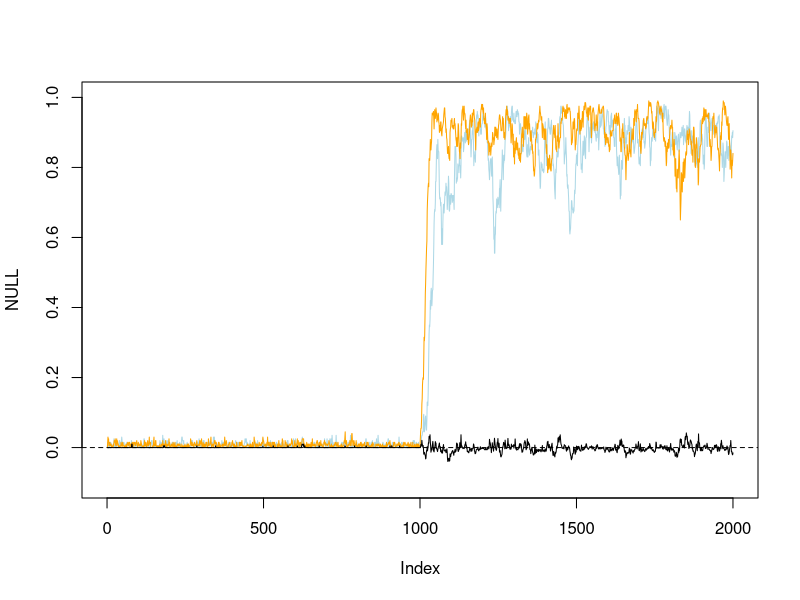

Source code (R):
# List of functions to simulate single locus bi-allelic population genetics model
# Sylvain Glémin 2023
# sylvain.glemin@univ-rennes.fr



# Notation
# Gametes 1:A0B0 2:A0B1 3:A1B0 4:A1B1
# Genotypes noted G11 = A0A0;B0B0 etc...
# Vector of genotypes geno=c(G11,G12,G13,G14,G22,G23,G24,G33,G34,G44)

# G11 A0A0;B0B0   1
# G12 A0A0;B1B0   1 + hb*sb
# G13 A0A1;B0B0   1 + ha*sa   
# G14 A0A1;B0B1   1 + ha*sa + hb*sb + ehh
# G22 A0A0;B1B1   1 + sb
# G23 A0A1;B0B1   1 + ha*sa + hb*sb + ehh
# G24 A0A1;B1B1   1 + ha*sa + sb + ehb
# G33 A1A1;B0B0   1 + sa
# G34 A1A1;B0B1   1 + sa + hb*sb + eah
# G44 A1A1;B1B1   1 + sa + sb + eab



########################### #
# Life cycle functions ######
########################### #



##################### MUTATION  #########################################
#' @title mutation
#' @description Function that return the genotype frequencies after mutation
#' Multiple mutation are not allowed
#' @param geno: a vector of the three genotype frequencies
#' @param mu11: mutation rate from A0 to A1
#' @param mu12: mutation rate from A1 to A0
#' @param mu21: mutation rate from B0 to B1
#' @param mu22: mutation rate from B1 to B0
#' @return the genotype frequencies after mutation
mutation <- function(geno,mu11,mu12,mu21,mu22){
  # Before mutation
  G11 <- geno[1]
  G12 <- geno[2]
  G13 <- geno[3]
  G14 <- geno[4]
  G22 <- geno[5]
  G23 <- geno[6]
  G24 <- geno[7]
  G33 <- geno[8]
  G34 <- geno[9]
  G44 <- geno[10]
  # After mutation
  g11 <- G11*(1-2*mu11-2*mu21) + G12*mu22 + G13*mu12
  g12 <- G12*(1-2*mu11-mu21-mu22) + G11*2*mu21 + G14*mu12 + G22*2*mu22 + G23*mu12
  g13 <- G13*(1-mu11-mu12-2*mu21) + G11*2*mu11 + G14*mu22 + G23*mu22 + G33*2*mu12
  g14 <- G14*(1-mu11-mu12-mu21-mu22) + G12*mu11 + G13*mu21 + G24*mu22 + G34*mu12
  g22 <- G22*(1-2*mu11-2*mu22) + G12*mu21 + G24*mu12
  g23 <- G23*(1-mu11-mu12-mu21-mu22) + G12*mu11 + G13*mu21 + G24*mu22 + G34*mu12
  g24 <- G24*(1-mu11-mu12-2*mu22)  + G14*mu21 + G22*2*mu11 + G23*mu21 + G44*2*mu12
  g33 <- G33*(1-2*mu12-2*mu21) + G13*mu11 + G34*mu22
  g34 <- G34*(1-2*mu12-mu21-mu22) + G14*mu11 + G23*mu11 + G33*2*mu21 + G44*2*mu22
  g44 <- G44*(1-2*mu12-2*mu22) + G24*mu11 + G34*mu21
  newgeno <- c(g11,g12,g13,g14,g22,g23,g24,g33,g34,g44)
  return(newgeno)
}


###################### REPRODUCTION  #######################################
#' @title reproduction
#' @description Function that return the genotype frequencies after reproduction where selfing is allowed
#' @param geno: vector of genotype frequencies
#' @param self: selfing rate
#' @param rec: recombination rate
#' @return the genotype frequencies after reproduction

# Equation from Hedrick 1980 (Genetics 94: 791-808)
reproduction <- function(geno,self,rec, migr=0, pop_source=c(1,0,0,0,0,0,0,0,0,0)) {  
  #Before reproduction
  G11 <- geno[1]
  G12 <- geno[2]
  G13 <- geno[3]
  G14 <- geno[4]
  G22 <- geno[5]
  G23 <- geno[6]
  G24 <- geno[7]
  G33 <- geno[8]
  G34 <- geno[9]
  G44 <- geno[10]
  X1 <- G11 + (G12+G13+G14)/2 - rec*(G14-G23)/2
  X2 <- G22 + (G12+G23+G24)/2 + rec*(G14-G23)/2
  X3 <- G33 + (G13+G23+G34)/2 + rec*(G14-G23)/2
  X4 <- G44 + (G14+G24+G34)/2 - rec*(G14-G23)/2
  # after migration contact
  X1 <- (1-migr)*X1 + (migr)*1
  X2 <- (1-migr)*X2 + (migr)*0
  X3 <- (1-migr)*X3 + (migr)*0
  X4 <- (1-migr)*X4 + (migr)*0
  # After reproduction
  g11 <- self*(G11+(G12+G13+G23*rec^2+G14*(1-rec)^2)/4) + (1-self)*X1^2
  g22 <- self*(G22+(G12+G24+G14*rec^2+G23*(1-rec)^2)/4) + (1-self)*X2^2
  g33 <- self*(G33+(G13+G34+G14*rec^2+G23*(1-rec)^2)/4) + (1-self)*X3^2
  g44 <- self*(G44+(G24+G34+G23*rec^2+G14*(1-rec)^2)/4) + (1-self)*X4^2
  g12 <- self*(G12+rec*(1-rec)*(G14+G23))/2 + (1-self)*2*X1*X2
  g13 <- self*(G13+rec*(1-rec)*(G14+G23))/2 + (1-self)*2*X1*X3
  g24 <- self*(G24+rec*(1-rec)*(G14+G23))/2 + (1-self)*2*X2*X4
  g34 <- self*(G34+rec*(1-rec)*(G14+G23))/2 + (1-self)*2*X3*X4
  g14 <- self*(G14*(1-rec)^2+G23*rec^2)/2 + (1-self)*2*X1*X4
  g23 <- self*(G23*(1-rec)^2+G14*rec^2)/2 + (1-self)*2*X2*X3
  newgeno <- c(g11,g12,g13,g14,g22,g23,g24,g33,g34,g44)
  return(newgeno)
}



##################### SELECTION   #########################################
#' @title selection
#' @description Function that return the genotype frequencies after selection
#' @param geno: vector of the three genotype frequencies
#' @param fit: vector of fitness
#' @return the genotype frequencies after selection

selection <- function(geno,fit) {
  geno.sel <- geno * fit
  return(geno.sel/sum(geno.sel))
}

# Function to set fitness matrix from selecion,dominance and epistasis coefficients#
# The fitness matrix can also be set manually #
fitness <- function(ha,sa,hb,sb,ehh,eah,ehb,eab){
  c(1,
    1 + hb*sb,
    1 + ha*sa,   
    1 + ha*sa + hb*sb + ehh,
    1 + sb,
    1 + ha*sa + hb*sb + ehh,
    1 + ha*sa + sb + ehb,
    1 + sa,
    1 + sa + hb*sb + eah,
    1 + sa + sb + eab  
  )
}



##################### DRIFT   #########################################
#' @title drift
#' @description Function that return the genotype frequencies after drift
#' We assume that Ne = N.
#' @param geno: vector of the three genotype frequencies
#' @param Npop: poopulation size
#' @return the genotype frequencies after drift
drift <- function(geno,Npop){
  newgeno <- rmultinom(n=1,size=Npop,prob = geno)/Npop
  return(newgeno)
}




############################### #
# Examples of simulations ######
############################# #


######################## ONE GENERATION ##################
#' @title generation
#' @description Function that return the genotype frequencies after one generation
#' @param geno: vector of the three genotype frequencies
#' @param mu11: mutation rate from A0 to A1
#' @param mu12: mutation rate from A1 to A0
#' @param mu21: mutation rate from B0 to B1
#' @param mu22: mutation rate from B1 to B0
#' @param self: selfing rate
#' @param rec: recombination rate
#' @param fit: vector of fitness
#' @param Npop: population size
#' @return the genotype frequencies after one generation
generation <- function(geno,Npop,self,rec,mu11,mu12,mu21,mu22,fit,migr,pop_source){
  g.mut <- mutation(geno,mu11,mu12,mu21,mu22)
  g.repro <- reproduction(g.mut,self,rec, migr,pop_source)
  g.sel <- selection(g.repro,fit)
  newgeno <- drift(g.sel,Npop)
  return(newgeno)
}



######################## ONE SIMULATION ##################
# Exemple 1: simulation of one population trhough time

#' @title simulation
#' @description Function that return vectors of allelic and genotypic frequencies thought time
#' @param geno: vector of the three genotype frequencies
#' @param mu11: mutation rate from A0 to A1
#' @param mu12: mutation rate from A1 to A0
#' @param mu21: mutation rate from B0 to B1
#' @param mu22: mutation rate from B1 to B0
#' @param self: selfing rate
#' @param rec: recombination rate
#' @param fit: vector of fitness
#' @param Npop: population size
#' @param Tmax: the total number of generations to simulate
#' @return list of: frequencies of allele a th
simulation <- function(geno0,Npop,self,rec,mu11,mu12,mu21,mu22,fit,Tmax,migr,pop_source){
  geno <- geno0
  tab.a <- c()
  tab.b <- c()
  tab.LD <- c()
  for(t in 1:Tmax){
    newgeno <- generation(geno,Npop,self,rec,mu11,mu12,mu21,mu22,fit,migr,pop_source)
    # Genotype frequencies
    G11 <- newgeno[1]
    G12 <- newgeno[2]
    G13 <- newgeno[3]
    G14 <- newgeno[4]
    G22 <- newgeno[5]
    G23 <- newgeno[6]
    G24 <- newgeno[7]
    G33 <- newgeno[8]
    G34 <- newgeno[9]
    G44 <- newgeno[10]
    # Haplotype frequencies
    X1 <- G11 + (G12+G13+G14)/2 - rec*(G14-G23)/2
    X2 <- G22 + (G12+G23+G24)/2 + rec*(G14-G23)/2
    X3 <- G33 + (G13+G23+G34)/2 + rec*(G14-G23)/2
    X4 <- G44 + (G14+G24+G34)/2 - rec*(G14-G23)/2
    # Allele frequencies
    fa <- X3 + X4
    fb <- X2 + X4
    LD <- X1*X4 - X2*X3
    tab.a <- c(tab.a,fa)
    tab.b <- c(tab.b,fb)
    tab.LD <- c(tab.LD,LD)
    geno <- newgeno
  }
  return(list("a"=tab.a,"b"=tab.b,"LD"=tab.LD, "final_freq" = c(G11, G12, G13, G14, 
                                                                G22, G23, G24, G33, 
                                                                G34, G44)))
}



#speciation scenario

# First période : completely separated

# Population A
fit.matrix <- fitness(0.5,0.21,0.5,0.25,0,0,0,0) # Two loci with additive selection
sim <- simulation(geno0 = c(1,0,0,0,0,0,0,0,0,0),Npop = 100,
                  self = 0,rec=0.00001,mu11 = 0.01,mu12 = 0.01,mu21 = 0.01,mu22=0.01,
                  fit = fit.matrix,Tmax = 1000, 
                  migr=0.6, pop_source=c(1,0,0,0,0,0,0,0,0,0))

# Population B est garde ces fréquences, population sources


# Second période : partially separated

# Population A
sim2 <- simulation(geno0 = sim$final_freq, Npop = 100,
                  self = 0,rec=0.00001,mu11 = 0.01,mu12 = 0.01,mu21 = 0.01,mu22=0.01,
                  fit = fit.matrix,Tmax = 1000, 
                  migr=0, pop_source=c(1,0,0,0,0,0,0,0,0,0))

all_a = c(sim$a, sim2$a)
all_b = c(sim$b, sim2$b)
all_LD = c(sim$LD, sim2$LD)

plot(NULL,xlim = c(0,2000),ylim=c(-0.1,1))
lines(all_a,col="lightblue")
lines(all_b,col="orange")
lines(all_LD,col="black")
abline(0,0,lty=2)
